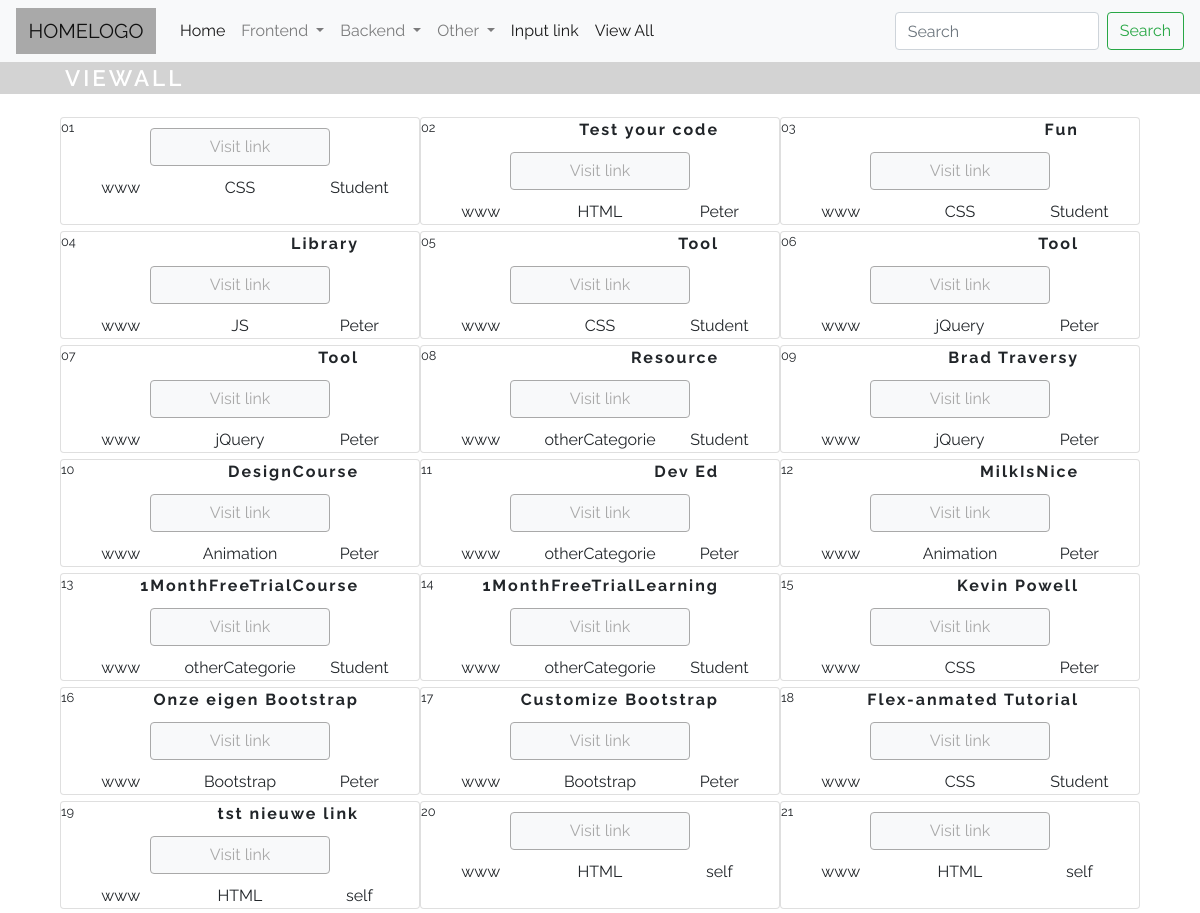
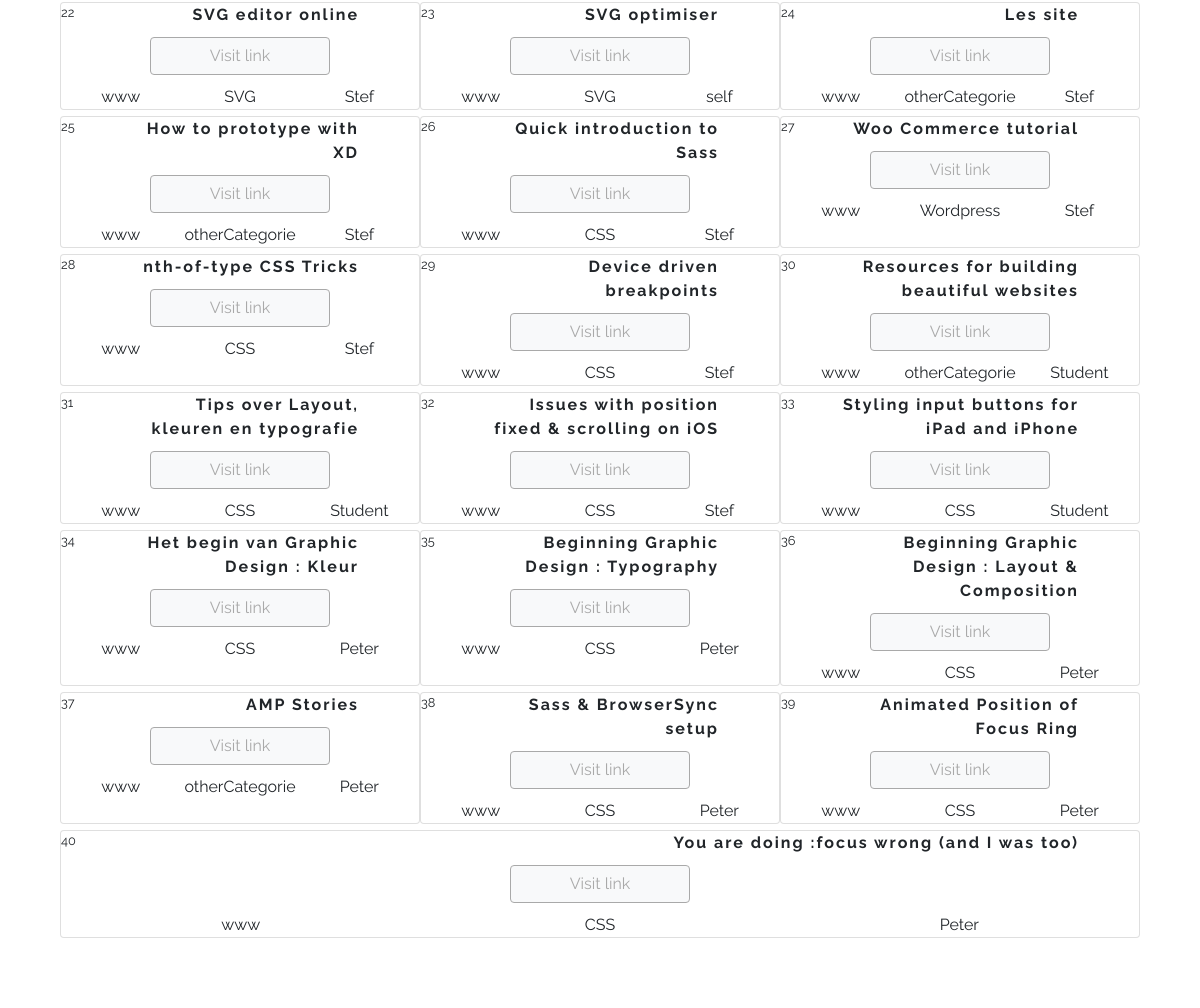
/viewAll.php, run on the app's committed database (2 pictures, top to bottom).
### tables this page shows
CREATE TABLE `links` (
  `id` int(11) NOT NULL,
  `link` varchar(525) NOT NULL,
  `categorie` varchar(115) NOT NULL,
  `source` varchar(125) NOT NULL,
  `type` varchar(50) NOT NULL,
  `author` varchar(115) NOT NULL
);

### viewAll.php (called while the page is built)
<?php
	$content = basename($_SERVER['PHP_SELF'],'.php');
require_once('inc/head.php');
require_once('inc/navhome.php');
require_once('inc/header.php');
require_once('content/'.$content.'_content.php');
require_once('inc/sidebar.php');
require_once('inc/footer.php');
?>

### content/viewAll_content.php (called while the page is built)
<?php
require_once('tools/output.inc.php');
 ?>

### tools/output.inc.php (the view)
<?php
require_once('connect.php');
$query = "SELECT  * FROM links ";
if ($stmt = $con->prepare($query)) {
	$stmt->execute();
	$stmt->store_result();
	$stmt->bind_result($idb,$linkb,$categorieb,$sourceb,$typeb, $authorb);
	echo("<section class='link__results'>");
	echo ("<div class='card-container'>");
	$counter = 0;
	while($stmt->fetch()){
		$counter++;
		echo ("<div class='card'>");
		if($counter < 10){
			echo ("<span class='number_link'>0".$counter."</span>");
		}else {
			echo ("<span class='number_link'>".$counter."</span>");
		}
		echo ("<div class='card-title'>".$authorb."</div>");
		echo ("<div class='viewAllBtn btn btn-light'><a href=".$linkb." target='_blank'>Visit link</a></div>");
		echo("<div class='linkprops'><p class='linktype'>".$typeb."</p>");
		echo("<p class='linkcategory'>".$categorieb."</p>");
		echo ("<p class='linksource'>".$sourceb."</p></div></div>");
	}
	echo "</div></section>";
}
 ?>

### inc/head.php (shortened to what this page needs)
<!DOCTYPE html>
<html lang="en">
<head>
    <link rel="stylesheet" href="https://stackpath.bootstrapcdn.com/bootstrap/4.3.1/css/bootstrap.min.css">
</head>
<body>

### inc/navhome.php (shortened to what this page needs)
<nav class="navbar navbar-expand-lg navbar-light bg-light">
    <a class="navbar-brand" href="#">Homelogo</a>
    <div class="collapse navbar-collapse" id="navbarSupportedContent">
        <ul class="navbar-nav mr-auto">
            <li class="nav-item active">
                <a class="nav-link" href="welcome.php">Home </a>
            </li>
            <li class="nav-item dropdown">
                <a class="nav-link dropdown-toggle" href="#" id="frontEndDropdown" role="button" data-toggle="dropdown" aria-haspopup="true" aria-expanded="false">
                    Frontend
                </a>
            </li>
            <li class="nav-item dropdown">
                <a class="nav-link dropdown-toggle" href="#" id="backEndDropdown" role="button" data-toggle="dropdown" aria-haspopup="true" aria-expanded="false">
                    Backend
                </a>
            </li>
            <li class="nav-item dropdown">
                <a class="nav-link dropdown-toggle" href="#" id="navbarDropdown" role="button" data-toggle="dropdown" aria-haspopup="true" aria-expanded="false">
                    Other
                </a>
            </li>
            <li class="nav-item active">
                <a class="nav-link" href="inputfile.php">Input link </a>
            </li>
            <li class="nav-item active">
                <a class="nav-link" href="viewAll.php">View All</a>
            </li>
        </ul>
        <form class="form-inline my-2 my-lg-0">
            <input class="form-control mr-sm-2" type="search" placeholder="Search" aria-label="Search">
            <button class="btn btn-outline-success my-2 my-sm-0" type="submit">Search</button>
        </form>
    </div>
</nav>

### inc/header.php
<header>
    <h2><?php if(basename($_SERVER['PHP_SELF'],'.php') == 'index'){ echo "Dashboard"; }else{ echo basename($_SERVER['PHP_SELF'],'.php'); } ?></h2>
</header>

### inc/sidebar.php
<aside>
    <h2><?php if(basename($_SERVER['PHP_SELF'],'.php') == 'index'){ echo "Dashboard"; }else{ echo basename($_SERVER['PHP_SELF'],'.php'); } ?></h2>
</aside>

### inc/footer.php (shortened to what this page needs)
</body>
</html>

### inc/head.php (style rules this page uses)
* { margin: 0; padding: 0; box-sizing: border-box; font-family: 'Raleway', sans-serif; }
.navbar-brand { background:darkgrey; color:white; text-transform:uppercase; height:100%; padding:8px; min-width:140px; text-align:center; }
header { display: flex; align-items:center; width: 100vw; background:lightgrey; }
h2 { color : white; text-transform: uppercase; font-size: 1.4rem; letter-spacing:3px; margin-left: 5vw; margin-bottom:0; line-height:1; font-weight:600; padding:5px; }
aside { min-height: 20vh; padding: 10px; line-height:120%; }
.link__results { width:90vw; margin:0 auto; padding-top:20px; }
.card-container { display:flex; width:100%; flex-wrap:wrap; }
.card-container .card { flex: 1 1 100%; }
.link__results .card { position:relative; margin:3px auto; }
.link__results .card-title { text-align:right; font-size:1rem; margin-right:5vw; margin-left:5vw; margin-bottom:0; letter-spacing:2px; font-weight:bold; }
.number_link { position:absolute; left:0; top:0; font-size: .8rem; }
.linkprops { display: flex; width:100%; }
.linkprops p { flex: 1 1 33%; text-align:center; margin-bottom:0px; }
.viewAllBtn { width: 180px; text-align: center; display:block; margin:10px auto; border:1px solid darkgrey; cursor:pointer; }
.viewAllBtn a { text-align:center; color:darkgrey; }
@media only screen and (min-width:600px) { .card-container { display:flex; width:100%; flex-wrap:wrap; } }
@media only screen and (min-width:600px) { .card-container .card { flex: 1 1 50%; } }
@media only screen  and (min-width:900px) { .card-container { display:flex; width:100%; flex-wrap:wrap; } }
@media only screen  and (min-width:900px) { .card-container .card { flex: 1 1 33%; } }

### data on the page
links: type "www", categorie "CSS", source "Student"
links: author "Test your code", type "www", categorie "HTML", source "Peter"
links: author "Fun", type "www", categorie "CSS", source "Student"
links: author "Library", type "www", categorie "JS", source "Peter"
links: author "Tool", type "www", categorie "CSS", source "Student"
links: author "Tool", type "www", categorie "jQuery", source "Peter"
links: author "Tool", type "www", categorie "jQuery", source "Peter"
links: author "Resource", type "www", categorie "otherCategorie", source "Student"
links: author "Brad Traversy", type "www", categorie "jQuery", source "Peter"
links: author "DesignCourse", type "www", categorie "Animation", source "Peter"
links: author "Dev Ed", type "www", categorie "otherCategorie", source "Peter"
links: author "MilkIsNice", type "www", categorie "Animation", source "Peter"
links: author "1MonthFreeTrialCourse", type "www", categorie "otherCategorie", source "Student"
links: author "1MonthFreeTrialLearning", type "www", categorie "otherCategorie", source "Student"
links: author "Kevin Powell", type "www", categorie "CSS", source "Peter"
links: author "Onze eigen Bootstrap", type "www", categorie "Bootstrap", source "Peter"
links: author "Customize Bootstrap", type "www", categorie "Bootstrap", source "Peter"
links: author "Flex-anmated Tutorial", type "www", categorie "CSS", source "Student"
links: author "tst nieuwe link", type "www", categorie "HTML", source "self"
links: type "www", categorie "HTML", source "self"
links: type "www", categorie "HTML", source "self"
links: author "SVG editor online", type "www", categorie "SVG", source "Stef"
links: author "SVG optimiser", type "www", categorie "SVG", source "self"
links: author "Les site", type "www", categorie "otherCategorie", source "Stef"
links: author "How to prototype with XD", type "www", categorie "otherCategorie", source "Stef"
links: author "Quick introduction to Sass", type "www", categorie "CSS", source "Stef"
links: author "Woo Commerce tutorial", type "www", categorie "Wordpress", source "Stef"
links: author "nth-of-type CSS Tricks", type "www", categorie "CSS", source "Stef"
links: author "Device driven breakpoints", type "www", categorie "CSS", source "Stef"
links: author "Resources for building beautiful websites", type "www", categorie "otherCategorie", source "Student"
links: author "Tips over Layout, kleuren en typografie", type "www", categorie "CSS", source "Student"
links: author "Issues with position fixed & scrolling on iOS", type "www", categorie "CSS", source "Stef"
links: author "Styling input buttons for iPad and iPhone", type "www", categorie "CSS", source "Student"
links: author "Het begin van Graphic Design : Kleur", type "www", categorie "CSS", source "Peter"
links: author "Beginning Graphic Design : Typography", type "www", categorie "CSS", source "Peter"
links: author "Beginning Graphic Design : Layout & Composition", type "www", categorie "CSS", source "Peter"
links: author "AMP Stories", type "www", categorie "otherCategorie", source "Peter"
links: author "Sass & BrowserSync setup", type "www", categorie "CSS", source "Peter"
links: author "Animated Position of Focus Ring", type "www", categorie "CSS", source "Peter"
links: author "You are doing :focus wrong (and I was too)", type "www", categorie "CSS", source "Peter"

### other printed values
basename($_SERVER['PHP_SELF'],'.php') "VIEWALL"
